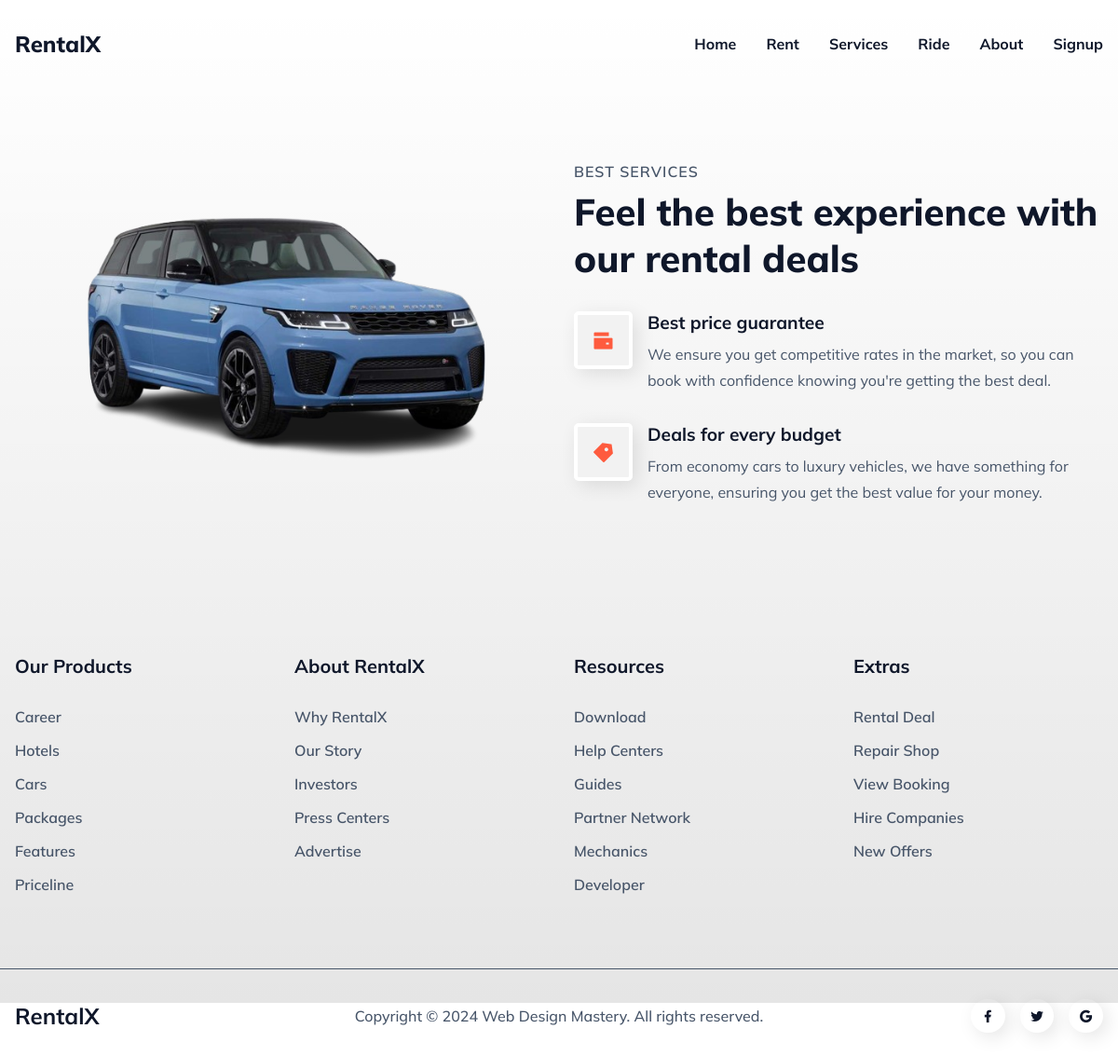
The app's page /service/ with its own data.
### service/models.py (models this page shows)
class Service(models.Model):
    service_icon=models.CharField(max_length=50)
    service_title=models.CharField(max_length=50)
    service_des=models.TextField()

### newproj/views.py (the view)
# urls.py: path('service/', views.service, name="services"),
def service(request):
    servicesData=Service.objects.all().order_by('service_title')[0:3]
    data={
        'servicesData':servicesData
    }
    return render(request,"services.html",data)

### templates/services.html
{% extends "base.html" %}
{%block content %}
<section class="section__container service__container" id="service">
    <div class="service__image">
      <img src="/static/assets/services.png" alt="service" />
    </div>
    <div class="service__content">
      <p class="section__subheader">BEST SERVICES</p>
      <h2 class="section__header">
        Feel the best experience with our rental deals
      </h2>
      <ul class="service__list">
        {% for n in servicesData %}
        <li>
          <span><i class="{{n.service_icon}}"></i></span>
          <div>
            <h4>{{n.service_title}}</h4>
            <p>
               {{n.service_des}}
            </p>
          </div>
        </li>
        {% endfor %}
      </ul>
    </div>
  </section>
{%endblock%}

### templates/base.html
{% include "header.html" %}
{% block content %}
{% endblock %}
{% include "footer.html"%}

### templates/header.html (shortened to what this page needs)
<!DOCTYPE html>
<html lang="en">
  <head>
    <link
      href="https://cdn.jsdelivr.net/npm/remixicon@4.3.0/fonts/remixicon.css"
      rel="stylesheet"
    />
    <link rel="stylesheet" href="/static/styles.css" />
  </head>
  <body>
    <header>
    <nav>
      <div class="nav__header">
        <div class="nav__logo">
          <a href="#">RentalX</a>
        </div>
      </div>
      <ul class="nav__links" id="nav-links">
        <li><a href="{% url 'home' %}">Home</a></li>
        <li><a href="{% url 'rent' %}">Rent</a></li>
        <li><a href="{% url 'services' %}">Services</a></li>
        <li><a href="{% url 'ride' %}">Ride</a></li>
        <li><a href="{% url 'about' %}" >About</a></li>
        <li><a href="{% url 'signup' %}" >Signup</a></li>
      </ul>
    </nav>

### templates/footer.html (shortened to what this page needs)
<footer>
    <div class="section__container footer__container">
      <div class="footer__col">
        <h4>Our Products</h4>
        <ul class="footer__links">
          <li><a href="#">Career</a></li>
          <li><a href="#">Hotels</a></li>
          <li><a href="#">Cars</a></li>
          <li><a href="#">Packages</a></li>
          <li><a href="#">Features</a></li>
          <li><a href="#">Priceline</a></li>
        </ul>
      </div>
      <div class="footer__col">
        <h4>About RentalX</h4>
        <ul class="footer__links">
          <li><a href="#">Why RentalX</a></li>
          <li><a href="#">Our Story</a></li>
          <li><a href="#">Investors</a></li>
          <li><a href="#">Press Centers</a></li>
          <li><a href="#">Advertise</a></li>
        </ul>
      </div>
      <div class="footer__col">
        <h4>Resources</h4>
        <ul class="footer__links">
          <li><a href="#">Download</a></li>
          <li><a href="#">Help Centers</a></li>
          <li><a href="#">Guides</a></li>
          <li><a href="#">Partner Network</a></li>
          <li><a href="#">Mechanics</a></li>
          <li><a href="#">Developer</a></li>
        </ul>
      </div>
      <div class="footer__col">
        <h4>Extras</h4>
        <ul class="footer__links">
          <li><a href="#">Rental Deal</a></li>
          <li><a href="#">Repair Shop</a></li>
          <li><a href="#">View Booking</a></li>
          <li><a href="#">Hire Companies</a></li>
          <li><a href="#">New Offers</a></li>
        </ul>
      </div>
    </div>
    <div class="section__container footer__bar">
      <h4>RentalX</h4>
      <p>Copyright © 2024 Web Design Mastery. All rights reserved.</p>
      <ul class="footer__socials">
        <li>
          <a href="#"><i class="ri-facebook-fill"></i></a>
        </li>
        <li>
          <a href="#"><i class="ri-twitter-fill"></i></a>
        </li>
        <li>
          <a href="#"><i class="ri-google-fill"></i></a>
        </li>
      </ul>
    </div>
  </footer>
</body>
</html>

### static/styles.css (style rules this page uses)
:root { --primary-color: #fe5b3e; --text-dark: #0f172a; --text-light: #475569; --extra-light: #f2f2f2; --white: #ffffff; --max-width: 1200px; --gradient: linear-gradient(to bottom, #fe5c3c, #fc8023); }
* { padding: 0; margin: 0; box-sizing: border-box; }
.section__container { max-width: var(--max-width); margin: auto; padding: 5rem 1rem; }
.section__subheader { margin-bottom: 0.5rem; font-size: 1rem; font-weight: 600; color: var(--text-light); letter-spacing: 1px; }
.section__header { font-size: 2.5rem; font-weight: 800; color: var(--text-dark); }
img { display: flex; width: 100%; }
a { text-decoration: none; transition: 0.3s; }
ul { list-style: none; }
html, body { scroll-behavior: smooth; }
body { font-family: "Mulish", sans-serif; }
header { position: relative; }
header::before { position: absolute; content: ""; top: 0; left: 0; width: 100%; height: 100%; background: linear-gradient(to bottom, rgba(0, 0, 0, 0), rgba(0, 0, 0, 0.1)); z-index: -1; }
nav { position: fixed; isolation: isolate; width: 100%; z-index: 9; }
.nav__header { padding: 1rem; width: 100%; display: flex; align-items: center; justify-content: space-between; background-color: var(--primary-color); }
.nav__logo a { font-size: 1.5rem; font-weight: 700; color: var(--white); }
.nav__links { position: absolute; top: 100%; left: 0; width: 100%; padding: 2rem; display: flex; align-items: center; justify-content: center; flex-direction: column; gap: 2rem; background-color: var(--primary-color); transition: 0.5s; z-index: -1; transform: translateY(-100%); }
.nav__links a { font-weight: 700; color: var(--white); }
.service__container { display: grid; gap: 2rem; overflow: hidden; }
.service__list { margin-top: 2rem; display: grid; gap: 2rem; }
.service__list li { display: flex; align-items: flex-start; gap: 1rem; }
.service__list li span { padding: 12px 15px; font-size: 1.5rem; color: var(--primary-color); background-color: var(--extra-light); border: 4px solid var(--white); border-radius: 5px; box-shadow: 5px 5px 20px rgba(0, 0, 0, 0.1); }
.service__list h4 { margin-bottom: 0.5rem; font-size: 1.2rem; font-weight: 700; color: var(--text-dark); }
.service__list p { color: var(--text-light); line-height: 1.75rem; }
.footer__container { display: grid; gap: 4rem 2rem; border-bottom: 1px solid var(--text-light); }
.footer__col h4 { margin-bottom: 2rem; font-size: 1.25rem; font-weight: 700; color: var(--text-dark); }
.footer__links { display: grid; gap: 1rem; }
.footer__links a { font-weight: 600; color: var(--text-light); }
.footer__bar { padding-block: 2rem; display: flex; align-items: center; justify-content: space-between; flex-direction: column; gap: 1rem; flex-wrap: wrap; }
.footer__bar h4 { font-size: 1.5rem; font-weight: 700; color: var(--text-dark); }
.footer__bar p { font-weight: 500; color: var(--text-light); text-align: center; }
.footer__socials { display: flex; align-items: center; gap: 1rem; }
.footer__socials a { display: inline-block; padding: 8px 10px; font-size: 1rem; color: var(--text-dark); border-radius: 100%; box-shadow: 5px 5px 20px rgba(0, 0, 0, 0.1); }
@media (width > 540px) { .footer__container { grid-template-columns: repeat(2, 1fr); } }
@media (width > 768px) { header::before { height: calc(100% - 4rem); } }
@media (width > 768px) { nav { position: static; padding-block: 2rem; padding-inline: 1rem; max-width: var(--max-width); margin-inline: auto; display: flex; align-items: center; justify-content: space-between; gap: 2rem; } }
@media (width > 768px) { .nav__header { flex: 1; padding: 0; background-color: transparent; } }
@media (width > 768px) { .nav__logo a { font-weight: 800; color: var(--text-dark); } }
@media (width > 768px) { .nav__links { position: static; padding: 0; width: fit-content; flex-direction: row; background-color: transparent; transform: none; } }
@media (width > 768px) { .nav__links a { padding-block: 5px; color: var(--text-dark); border-bottom: 2px solid transparent; } }
@media (width > 768px) { .service__container { grid-template-columns: repeat(2, 1fr); align-items: center; } }
@media (width > 768px) { .footer__container { grid-template-columns: repeat(4, 1fr); } }
@media (width > 768px) { .footer__bar { flex-direction: row; } }
@media (width > 768px) { .footer__bar :is(h4, .footer__socials) { flex: 1; } }
@media (width > 768px) { .footer__socials { justify-content: flex-end; } }

### records on screen
Service: service_title "Best price guarantee", service_des "We ensure you get competitive rates in the market, so you can book with confidence knowing you're getting the best deal."
Service: service_title "Deals for every budget", service_des "From economy cars to luxury vehicles, we have something for everyone, ensuring you get the best value for your money."
